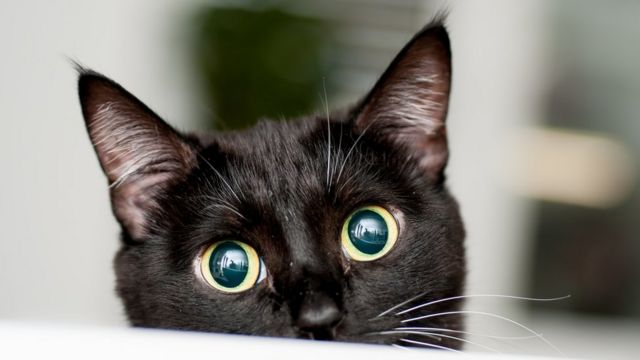
#> input picture Development Exercises for Getting Started in Computer Vision/data/cat.jpg, 640 x 360 px
$ jupyter execute CVDevelopmentExercises.ipynb
#> lines starting #> are read from the running program, lines starting #| are printed output that depends on the picture
# **Development Excercises for Getting Started in Computer Vision**
**Notebook creado por [Marlon Tecotl](https://www.linkedin.com/in/marlon-tecotl/) para el Master en [Vision Artificial](https://www.techtitute.com/informatica/master/master-vision-artificial) en [Tech](https://www.techtitute.com/) (2024).**

Importamos las librerias que vamos a utlizar

[cell 1]
# importamos las libreiras
import matplotlib.pyplot as plt
import matplotlib as mpl
import cv2
from skimage import io
from PIL import Image
import numpy as np
mpl.rcParams['figure.figsize'] = [8, 8]

## **Numpy**

**Gestion de numpy arrays**

Es esta actividad vamos a introducir la libreria numpy. Para poder resolver las actividades podemos consultar los tutoriales y documentacion disponible online:

[Numpy quickstart](https://numpy.org/doc/stable/user/quickstart.html)

**Crear una lista en python y convertilo en numpy**

Crear una lista de una dimension que contenga los numeros del 1 al 10 ambos incluidos y hacer un print por pantalla:

[cell 2]
a = np.arange(1,10)
print(a)

**Crear una matriz**

Crear una matriz de 4x3 que contenga los numeros del 1 al 12 ambos incluidos y printar por pantalla:

[cell 3]
b = np.arange(1,13).reshape(4,3)
print(b)

**Acceder a una posición**

Acceder a una posicion de los datos del array 1D y del array 2D que hemos creado previamente y mostrarlo por pantalla:

np_array_1D[2] = 3

np_array_2D[2,1] = 8

[cell 4]
print(a[2])
print(b[2,1]) # Fila, Columna

A continuación vamos a utilizar el siguinte metodo para poder printar información de los arrays que vamos a crear

**Metodo para printar los datos de un np_array**

Utilizaremos este metodo de aqui en adelenta para poder ver la información del array

[cell 5]
def array_info(array):
    print('Array:\n{}'.format(array))
    print('Data type:\t{}'.format(array.dtype))
    print('Array shape:\t{}\n'.format(array.shape))


# ejemplo de uso
a = np.array([0,1,2])

array_info(a)

**Crear una secuencia**

Crear una secuencia de 0 a 9 tipo integer 64 usando np.arange() y printarlo por pantalla. Este deberia ser el resultado

[cell 6]
secint = np.arange(10)
array_info(secint)

**Crear una secuencia de float**

Crear una secuencia de 5 a 10 tipo float usando np.arange() y printarlo por pantalla. Este deberia ser el resultado:

[cell 7]
secfloat = np.arange(5,10,dtype=float)
array_info(secfloat)

**Crear una matriz de zeros**

Crear una matriz de zeros de tamaño 2x3 de tipo float32. El resultado deberia ser como este:

[cell 8]
zerosfloat = np.zeros((2,3),dtype=float)
array_info(zerosfloat)

**Crear una matriz de zeros tipo uint**

Crear una matriz de zeros de tamaño 2x3 de tipo uint8. El resultado deberia ser como este:

[cell 9]
onesfloat = np.ones((3,2),dtype=np.uint8)
array_info(onesfloat)

**Crear una array constante**

Crear un array constante de 3x3 que contenga Pi en todas sus posiciones. El resultado deberia ser como este:

[cell 10]
constArray = np.full((3, 3), np.pi)
array_info(constArray)

**Crear una matriz random**

Crear un array random de 2x3 que contenga valores entre 5 y 10 en todas sus posiciones. El resultado deberia ser parecido a este:

[cell 11]
randomArray = np.random.randint(low=5, high=10, size=(2,3))
array_info(randomArray)

**Conversion a boleano**

Convertir el array anterior a un array de boleanos. El resultado deberia ser parecido a este si la condicion es que el valor tiene que ser > 7:

[cell 12]
boolArray = randomArray > 7
array_info(boolArray)

**Redondeo**

Crear un array random de 3x2  tipo float64 con valores entre 0 y 100. Despues redondear los valores y convetirlos en uint8 creando un array de las mismas dimensiones. Ejemplo:

[cell 13]
rnd =np.random.rand(3,2) *100
array_info(rnd)
rnd_int = np.round(rnd).astype(np.uint8)
array_info(rnd_int)

**Reshape**

Crear un array de 1 a 9 ambos incluidos de 1 dimension. Hacer un reshape a 3x3. Con el resultado obtenido hacer un reshape a 3x3x1. Deberiamos obtener el siguiente resultado:

[cell 14]
array1D = np.arange(1,10)
array_info(array1D)
array2D = array1D.reshape(3, 3)
array_info(array2D)
array3D = array1D.reshape(3, 3, 1)
array_info(array3D)

**Concatenar**

Crear dos arrays y concatenarlos entre si sobre el eje 0. Ejemplo:

a1 = np.array([[1, 2, 3], [4, 5, 6]])

a2 = np.array([[7, 8, 9]])

Resultado esperado:

[cell 15]
a1 = np.array([[1, 2, 3], [4, 5, 6]])
a2 = np.array([[7, 8, 9]])
concaArray = np.concatenate((a1,a2), axis = 0)
array_info(concaArray)

**Concatenar**

Concatenar dos arrays en 1d, ejemplo:

a1 = np.array((1, 2, 3))

a2 = np.array((4, 5, 6))

Resultado esperado:

[cell 16]
a1 = np.array((1, 2, 3))
a2 = np.array((4, 5, 6))
concaArray = np.concatenate((a1,a2))
array_info(concaArray)

**Concatenar**

Concatenar dos arrays horizontalmente. Por ejemplo:

a1 = np.array([[1],[2],[3]])

a2 = np.array([[4],[5],[6]])

Resultado esperado:

[cell 17]
a1 = np.array([[1],[2],[3]])
a2 = np.array([[4],[5],[6]])
concaArray = np.concatenate((a1,a2), axis = 1)
array_info(concaArray)

**Concatenar**

Concatenar dos arrays verticalmente.

a1 = np.array([1, 2, 3])

a2 = np.array([4, 5, 6])

Resultado esperado:

[cell 18]
a1 = np.array([1, 2, 3])
a2 = np.array([4, 5, 6])
a_vstacked = np.vstack((a1, a2))
array_info(a_vstacked)

**Concatenar**

Concatenar los siguientes arrays verticalmente

a1 = np.array([[1, 11], [2, 22], [3, 33]])

a2 = np.array([[4, 44], [5, 55], [6, 66]])

Resultado esperado:

[cell 19]
a1 = np.array([[1, 11], [2, 22], [3, 33]])
a2 = np.array([[4, 44], [5, 55], [6, 66]])
a_vstacked = np.vstack((a1, a2))
array_info(a_vstacked)

##**Operaciones con arrays**

Creamos dos arrays random de 4 x 4 tipo float64 uno le llamaremos a y al otro b para usarlos a continuación. El resultado esperado es similar a este, pero los valores seran diferentes ya que los hemos generado de forma random:

[cell 20]
a =np.random.rand(4,4)
array_info(a)
b =np.random.rand(4,4)
array_info(b)

**Suma escalar**

Sumar 7 a el array a

Resultado esperado:

[cell 21]
a7 = a + 7
array_info(a7)

**Resta escalar**

Restar 3 al array a

Resultado esperado:

[cell 22]
a3 = a - 3
array_info(a3)

**Multiplicación escalar**

Multiplicar el array a x 10.

Resultado esperado:

[cell 23]
apor10 = a * 10
array_info(apor10)

**Division escalar**

Dividir entre 2 el array a

Resultado:

[cell 24]
aentre2 = a / 2
array_info(aentre2)

**Suma de arrays**

Sumar el array a + b.

Resultado:

[cell 25]
suma = a + b
array_info(suma)

**Resta de arrays**

Restar a y b

Resultado:

[cell 26]
resta = a - b
array_info(resta)

**Multiplicación de arrays**

Multiplicar a y b.

Resultado:


[cell 27]
multi = a * b
array_info(multi)

**Division arrays**

Dividir el array a y el b

Resultado:

[cell 28]
divi = a / b
array_info(divi)

## **Estadistica**

**Sumatorio**

Sumar todos los valores del array a = np.array([1, 2, 3, 4, 5])

Resultado esperado = 15

[cell 29]
a = np.array([1, 2, 3, 4, 5])

print(a.sum())

**Obtener minimo y maximo**

Obtener el valor maximo y minimo de este array

a = np.array([-1.1, 2, 5, 100])

[cell 30]
a = np.array([-1.1, 2, 5, 100])
valMax = a.max()
print(valMax)
valMin = a.min()
print(valMin)

**Obtener desviación estandar y media**

Obtener la desviación estandard y la media de este array

a = np.array([-1, 0, -0.4, 1.2, 1.43, -1.9, 0.66])

Resultado

[cell 31]
a = np.array([-1, 0, -0.4, 1.2, 1.43, -1.9, 0.66])

print('mean of the array = ',a.mean())
print('standard deviation of the array = ',a.std())

# **Matplotlib**

En esta sección vamos a aprender como mostrar graficos con la libreria matplotlib

[Ejemplos basicos que vamos a seguir](https://matplotlib.org/stable/tutorials/introductory/pyplot.html)

[Ejemplos de matplotlib](https://matplotlib.org/stable/tutorials/index.html)

**Plot de una recta**

Mostrar el grafico de la recta y = 15x + 5 usando matplotlib

[cell 32]
t = np.arange(0., 5., 0.2)
plt.plot(t, 15*t + 5, 'r--')
plt.show()
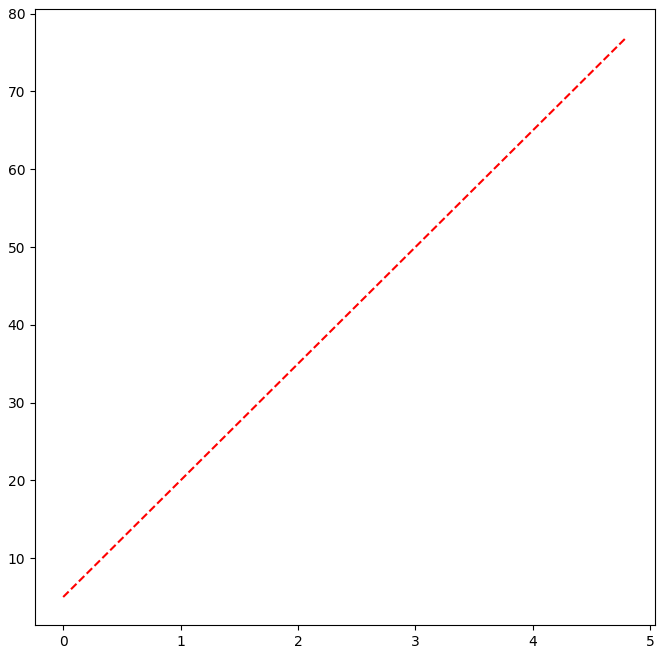
#> figure drawn by matplotlib, 1 panel; curve peaks at x = 4.8, y = 77

**Plot de listas**

Hacer el plot de una lista

x = [1,4,8,12]

Y = [2,5,3,8]

[cell 33]
x = [1,4,8,12]
Y = [2,5,3,8]
plt.plot(x, Y)
plt.show()
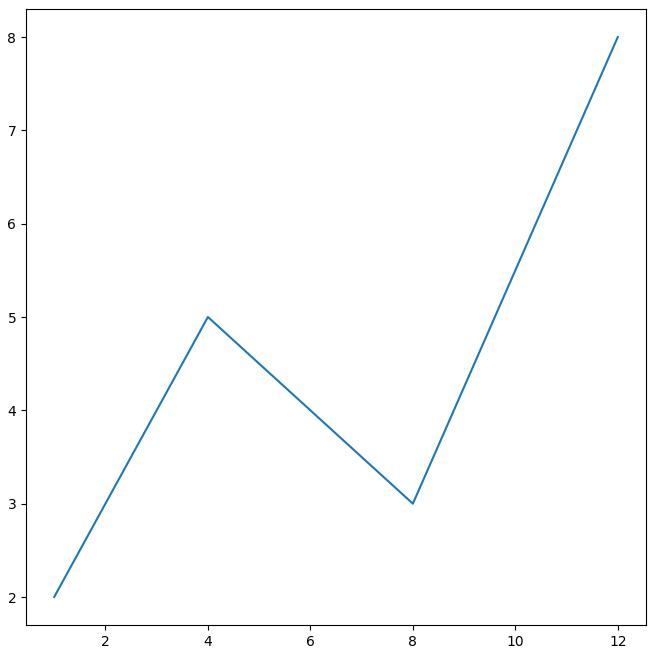
#> figure drawn by matplotlib, 1 panel

**Plot de puntos**

Hacer el plot de puntos en color verde para los siguientes valores

x = [1,4,8,12]

Y = [2,5,3,8]

[cell 34]
plt.plot([1,4,8,12], [2,5,3,8], 'go')
plt.axis([0, 15, 0, 10])
plt.show()
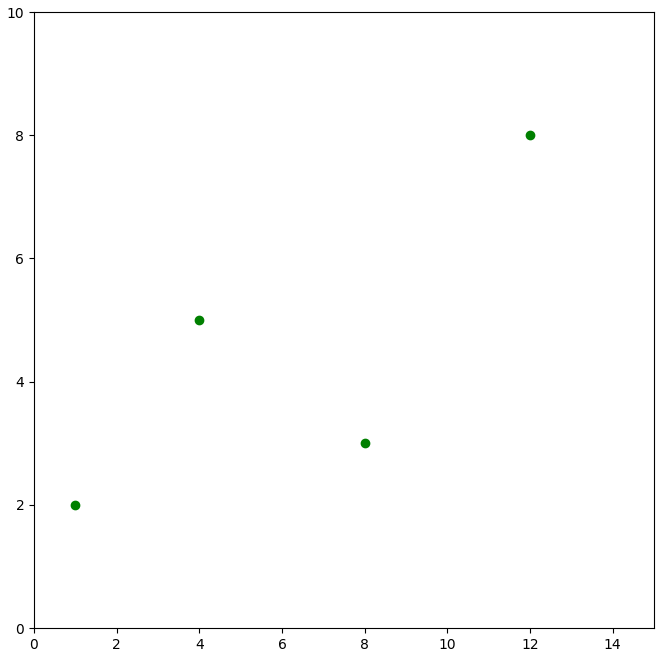
#> figure drawn by matplotlib, 1 panel

**Pintar con palabras clave**

Hacer el plot de puntos los siguientes valores:

```
data = {'a': np.arange(25),
        'c': np.random.randint(0, 25, 25),
        'd': np.random.randn(25)}
data['b'] = data['a'] + 10 * np.random.randn(25)
data['d'] = np.abs(data['d']) * 100
```

[cell 35]
data = {'a': np.arange(25),
        'c': np.random.randint(0, 25, 25),
        'd': np.random.randn(25)}
data['b'] = data['a'] + 10 * np.random.randn(25)
data['d'] = np.abs(data['d']) * 100

plt.scatter('a', 'b', c='c', s='d', data=data)
plt.xlabel('entry a')
plt.ylabel('entry b')
plt.show()
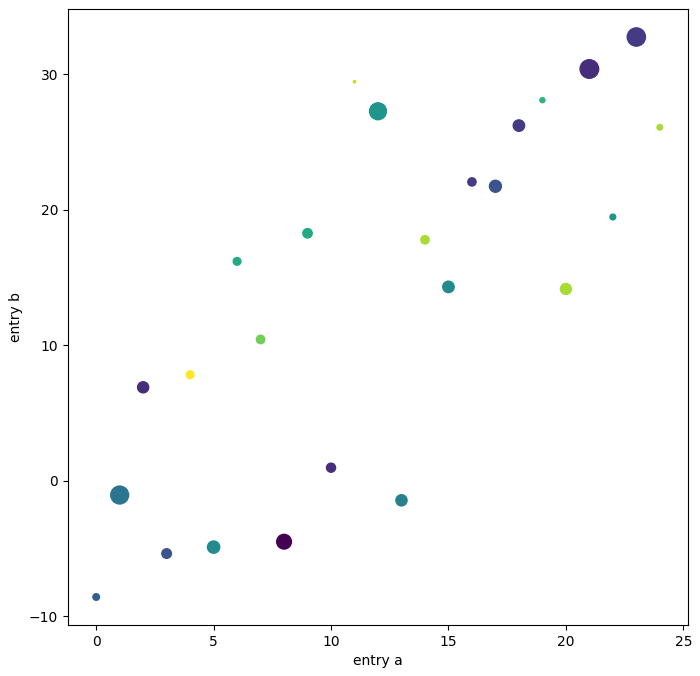
#> figure drawn by matplotlib, 1 panel

**Subplot**

Hacer tres graficosde los siguientes valores, el primero formato bar, el segundo scatter y el tercero linea con plot:

```
names = ['group_a', 'group_b', 'group_c']
values = [-50, 100, 25]
```

[cell 36]
names = ['group_a', 'group_b', 'group_c']
values = [-50, 100, 25]

plt.figure(figsize=(9, 3))

plt.subplot(131)
plt.bar(names, values)
plt.subplot(132)
plt.scatter(names, values)
plt.subplot(133)
plt.plot(names, values)
plt.suptitle('Categorical Plotting')
plt.show()

## **Mostrar imagenes con matplotlib**

Se pide abrir la imagen cat.jpg con tres librerias diferentes. Scikit-image, Opencv y Pillow. Consultar los siguientes links:

*   [Scikit-image](https://scikit-image.org/docs/stable/auto_examples/index.html)
*   [opencv](https://learnopencv.com/read-display-and-write-an-image-using-opencv/)
*   [Pillow](https://learnopencv.com/read-display-and-write-an-image-using-opencv/)

Para mostrarla utilizaremos matplotlib. Consultar el siguiente link:

*   [Matplotlib.pyplot](https://matplotlib.org/3.5.1/tutorials/introductory/images.html#sphx-glr-tutorials-introductory-images-py)

Como resultado deberiamos ver la imagen como se muestra a continuación:

[cell 37]
# ruta de la imagen a utilizar
image_path = 'data/cat.jpg'

### **Scikit-image**

Usar scikit-image para abrir la image y matplotlib para mostrarla

[cell 38]
cat = io.imread(image_path)
#> cat is the input picture: shape (360, 640, 3); mean R, G, B 125.4, 122.8, 115.4
io.imshow(cat)
io.show()

### **Opencv**

Usar opencv para abrir la image y matplotlib para mostrarla

[cell 39]
cat = cv2.imread(image_path)
im_rgb  = cv2.cvtColor(cat, cv2.COLOR_RGB2BGR)
plt.imshow(im_rgb)
plt.show()
